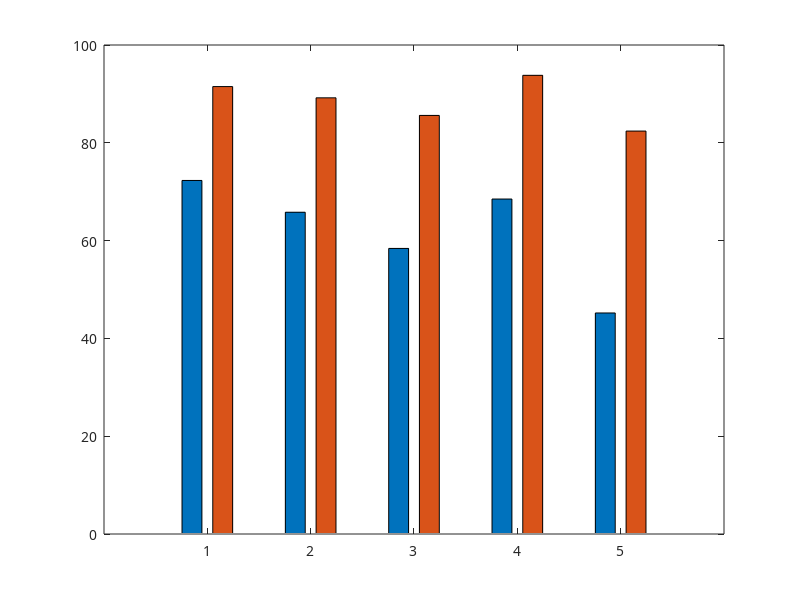

Here is the MATLAB script that generated this plot: (Note: this script raises an error after producing the figure.)
%% plot_02_ambiguous_command_mechanism.m
% 歧义指令处理机制效果评估
% 运行后导出：fig_02_ambiguous_command_mechanism.png / .svg / .pdf

clear; clc; close all;

set(groot, 'defaultAxesFontName', 'Microsoft YaHei');
set(groot, 'defaultTextFontName', 'Microsoft YaHei');

categories = {'同义词歧义','参数缺失','多意图混合','模糊位置','危险驾驶'};
before = [72.3, 65.8, 58.4, 68.5, 45.2];
after  = [91.5, 89.2, 85.6, 93.8, 82.4];
improve = after - before;

data = [before; after]';

fig = figure('Color','w','Position',[100 100 1050 560]);
b = bar(data, 'grouped', 'BarWidth', 0.70);

b(1).FaceColor = [0.93 0.36 0.42];   % 红
b(2).FaceColor = [0.31 0.61 0.74];   % 蓝

ax = gca;
ax.XTick = 1:numel(categories);
ax.XTickLabel = categories;
ax.FontSize = 11;
ax.LineWidth = 1.0;
ax.GridAlpha = 0.22;
grid on;
box off;

ylim([40 100]);
ylabel('解析准确率 (%)','FontSize',13,'FontWeight','bold');
xlabel('歧义指令类型','FontSize',12);
title('歧义指令处理机制效果评估','FontSize',14,'FontWeight','bold');
legend({'引入歧义处理前','引入歧义处理后'}, 'Location','northeast', 'Box','on');

% 数值标注
for i = 1:numel(b)
    xtips = b(i).XEndPoints;
    ytips = b(i).YEndPoints;
    labels = string(sprintfc('%.1f%%', b(i).YData));
    text(xtips, ytips + 0.8, labels, 'HorizontalAlignment','center', ...
        'VerticalAlignment','bottom','FontSize',9,'FontWeight','bold');
end

% 改进幅度标注
for i = 1:numel(categories)
    xmid = mean([b(1).XEndPoints(i), b(2).XEndPoints(i)]);
    ytop = max(before(i), after(i)) + 7;
    text(xmid, ytop, sprintf('+%.1f%%', improve(i)), ...
        'HorizontalAlignment','center', 'FontSize',10, ...
        'FontWeight','bold', 'Color',[0.00 0.55 0.10]);
end

set(gca, 'LooseInset', max(get(gca,'TightInset'), 0.02));

exportgraphics(fig, 'fig_02_ambiguous_command_mechanism.png', 'Resolution', 300);
exportgraphics(fig, 'fig_02_ambiguous_command_mechanism.pdf', 'ContentType','vector');
exportgraphics(fig, 'fig_02_ambiguous_command_mechanism.svg', 'ContentType','vector');
